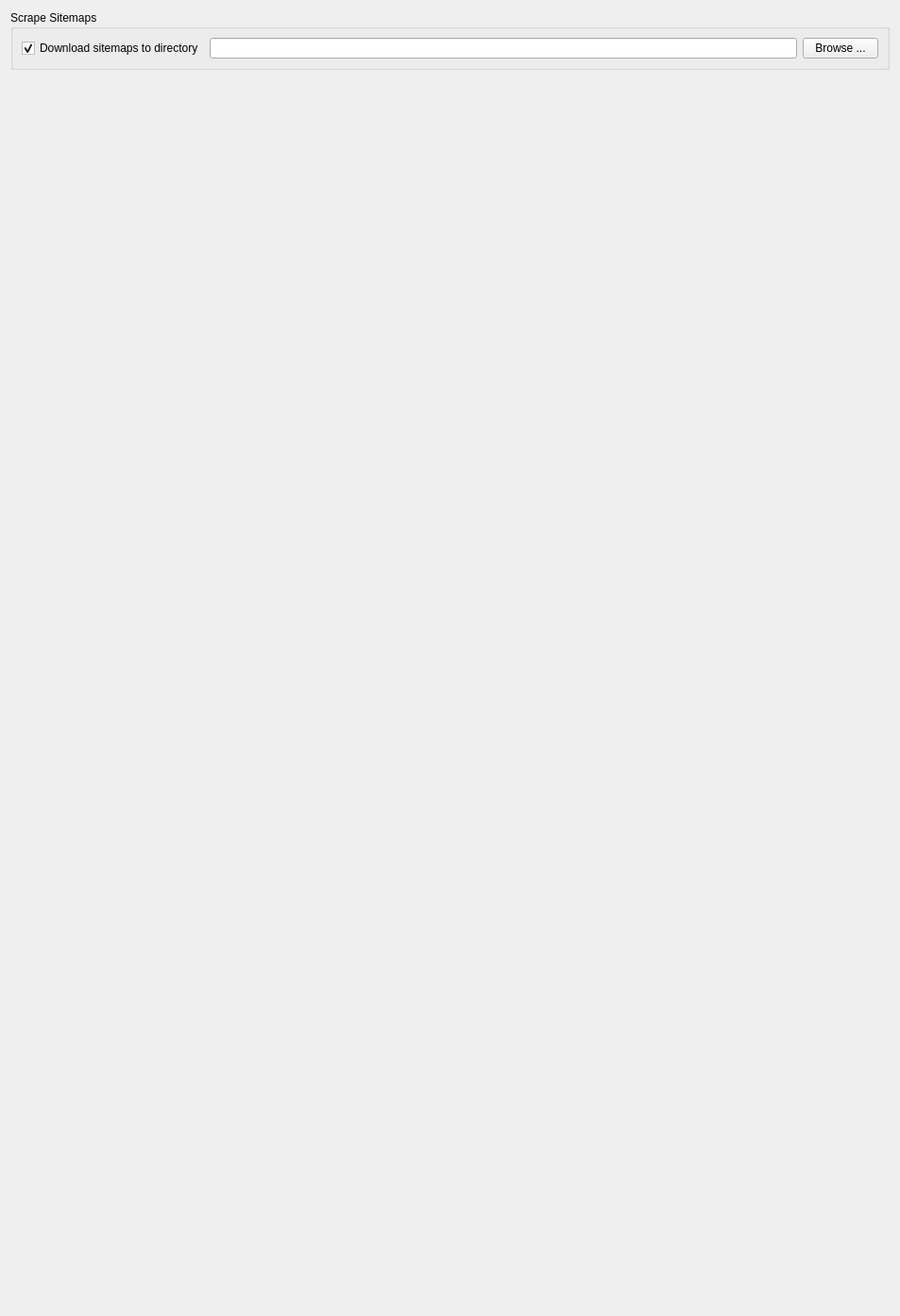
<?xml version="1.0" encoding="UTF-8"?>
<ui version="4.0">
 <class>ScrapeSitemapsSettings</class>
 <widget class="QWidget" name="ScrapeSitemapsSettings">
  <property name="geometry">
   <rect>
    <x>0</x>
    <y>0</y>
    <width>953</width>
    <height>1394</height>
   </rect>
  </property>
  <layout class="QVBoxLayout" name="verticalLayout_3">
   <item>
    <widget class="QGroupBox" name="scrapeSitemapsGroupBox">
     <property name="title">
      <string>Scrape Sitemaps</string>
     </property>
     <layout class="QGridLayout" name="gridLayout_2">
      <item row="0" column="1">
       <widget class="QLineEdit" name="downloadSitemapsDirectoryLineEdit"/>
      </item>
      <item row="0" column="0">
       <widget class="QCheckBox" name="downloadSitemapsToDirectoryCheckBox">
        <property name="text">
         <string>Download sitemaps to directory</string>
        </property>
        <property name="checked">
         <bool>true</bool>
        </property>
       </widget>
      </item>
      <item row="0" column="2">
       <widget class="QPushButton" name="browsePushButton">
        <property name="text">
         <string>Browse ...</string>
        </property>
       </widget>
      </item>
     </layout>
    </widget>
   </item>
   <item>
    <spacer name="verticalSpacer">
     <property name="orientation">
      <enum>Qt::Vertical</enum>
     </property>
     <property name="sizeHint" stdset="0">
      <size>
       <width>20</width>
       <height>529</height>
      </size>
     </property>
    </spacer>
   </item>
  </layout>
 </widget>
 <resources/>
 <connections>
  <connection>
   <sender>downloadSitemapsToDirectoryCheckBox</sender>
   <signal>toggled(bool)</signal>
   <receiver>downloadSitemapsDirectoryLineEdit</receiver>
   <slot>setEnabled(bool)</slot>
   <hints>
    <hint type="sourcelabel">
     <x>125</x>
     <y>54</y>
    </hint>
    <hint type="destinationlabel">
     <x>583</x>
     <y>54</y>
    </hint>
   </hints>
  </connection>
 </connections>
</ui>
